Frame 1 (no input): blank canvas, image omitted
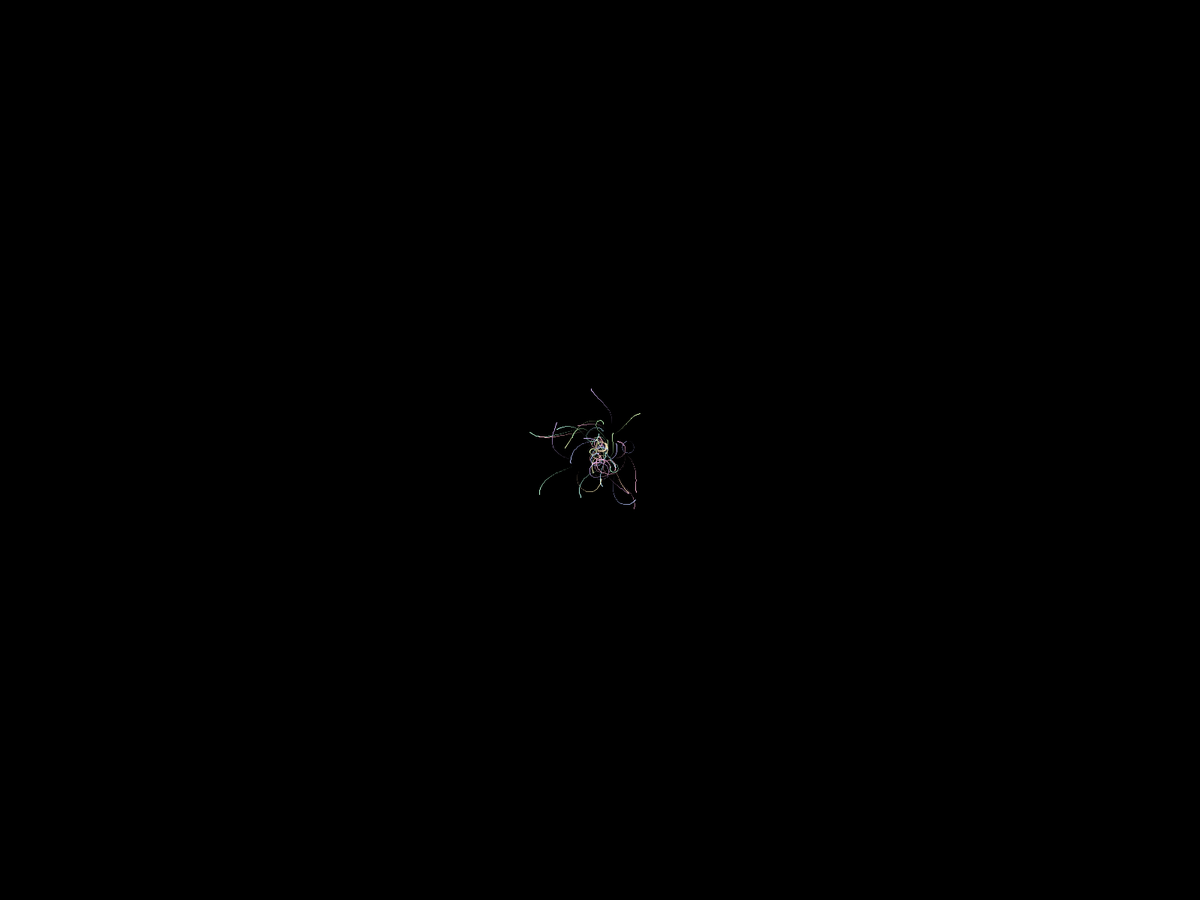
Frame 60 (the mouse pressed at the canvas centre just before this capture)
Frame 120 (the mouse held since frame 60 and released just before this capture): blank canvas, image omitted

The Processing sketch that drew this single still picture (run headless with seeded random() and noise(); from frame 60 on, the mouse is pressed at the canvas centre):

// Processing sketch: worm_burst
// ── worm_burst.pde
int moverCount = 50;
Mover[] movers = new Mover[moverCount];

void setup() {
  fullScreen();
  background(0);
  stroke(255);
  colorMode(HSB);
  
  for (int i = 0; i < moverCount; i++) {
    movers[i] = new Mover();
  }
}

public class Mover {
  int lifespan = int(random(50, 100));
  float x = 0;
  float y = 0;
  float direction = random(PI*2);
  float direction_noise_coordinate = random(1000);
  float distance = random(1) + 1;
  float torque = random(1) + .5;
  color colour = color(floor(random(256)), 64, 255, 255);
  int stroke_width = 1;
  
  void move() {
    
    if (lifespan <= 0) {
      return;
    }
    
    lifespan--;
    
    strokeWeight(stroke_width);
    stroke(colour);
    
    float new_x = distance * cos(direction) + x;
    float new_y = distance * sin(direction) + y;
    
    line(x, y, new_x, new_y);
    
    x = new_x;
    y = new_y;
    
    direction_noise_coordinate += 0.01;
    float direction_change = (noise(direction_noise_coordinate) - 0.5) * torque;
    direction += direction_change;
    
    if (random(1) > 0.999)
    {
      stroke_width += 1;
    }
  }
}

void draw() {
  
  loadPixels();
  for (int i = 0; i < pixels.length; i++) {    
   pixels[i] = color(hue(pixels[i]), saturation(pixels[i]), brightness(pixels[i]) - 7);
  }
  updatePixels();  
  
  translate(width/2, height/2);
  
  for (int i = 0; i < moverCount; i++) {
    movers[i].move();
  }
}
